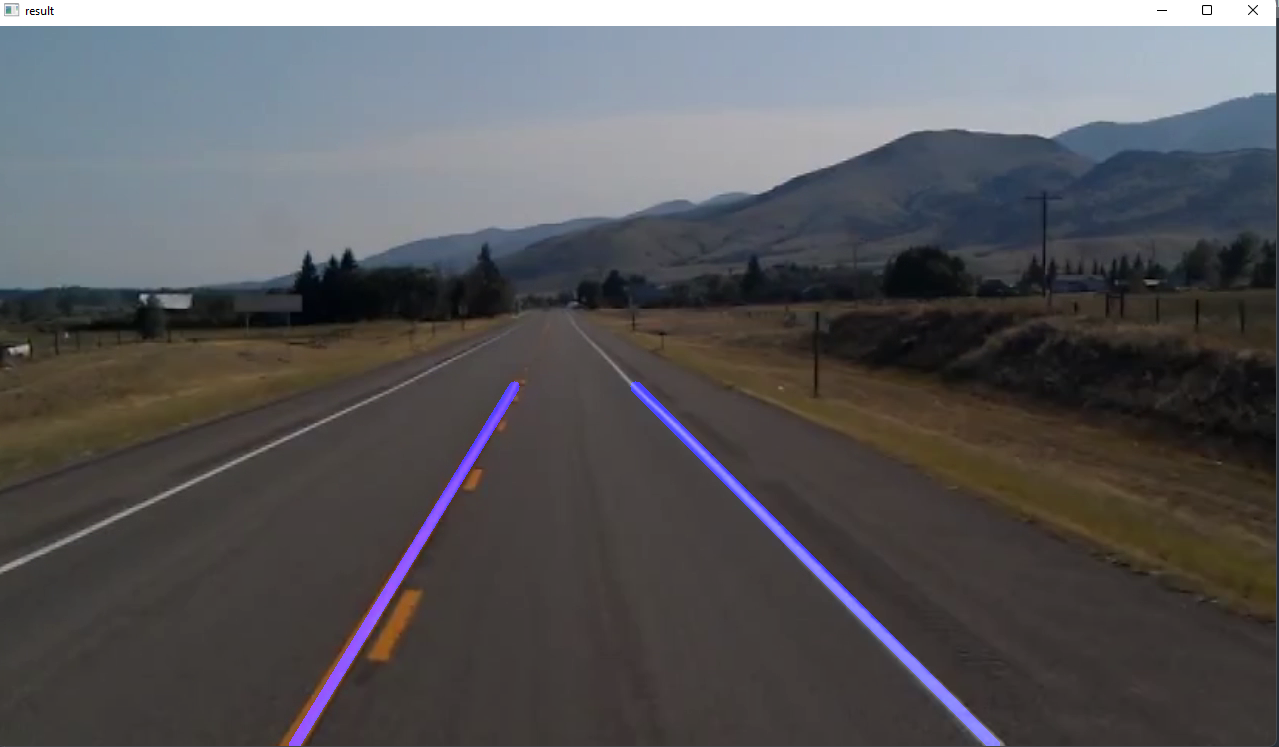
#> input picture example.png, 1279 x 747 px, given in place of test2.mp4, which was not available
$ python self_driving_simulation.py
#> lines starting #> are read from the running program, lines starting #| are printed output that depends on the picture; after the words box and inside, x2 and y2 are one past the last pixel; in counts of white or black regions, pixels touching at a corner belong together; pictures that were not available may be replaced by others from this repository, and a replacement may not be noted
import cv2
import numpy as np

# Canny edge detection
# It's easier to find edges between pixels if
# we're able to convert the enire image into gray.
def canny(img):
    # Turn the images Gray
    # Processing a single channel instead of
    # three (R/G/B) color image, is a lot more faster.
    gray = cv2.cvtColor(img, cv2.COLOR_RGB2GRAY)
    # Smooth and reduce noise (Gaussian Filter)
    # To understand the concept of a Gaussian filter
    # recall that an image is stored as a collection
    # of discrete pixels. Each of the pixels for a
    # grayscale image is represented by a single number
    # that discribes the brightness of the pixel. For the
    # sake of example, how do we smooth in the following
    # image? We modify the value of a pixel with the average
    # value of the pixel intensities around it. Averaging out
    # out the pixels in the image to reduce noise will be
    # done with the kernel (5x5). Each element within the
    # kernel contain gaussian values.
    kernel = 5
    blur = cv2.GaussianBlur(gray,(kernel, kernel),0)
    # Gradient Intensity
    # Identifying edges by seeing a sharp change in color
    # between adjacent pixels in the image. The change in
    # brightness over a series of pixels is the gradient.
    # A strong gradient indicates a steep change wheras a
    # small gradient is a shallow change. We first establish
    # that an image as it's composed
    # 50 lowest thershold
    # 150 highest thereshold
    canny = cv2.Canny(gray, 50, 150)
    return canny

# We need to mask the image to
# a region where we need to detect
def region_of_interest(canny):
    # y-axis
    # Bottom left corner of an image
    height = canny.shape[0]
    # x-axis
    # Bottom left corner of an image
    width = canny.shape[1]
    # Creates an array, size equal to
    # the image, of zero to make every
    # thing black outside the region
    # of interest.
    mask = np.zeros_like(canny)
    # Region of
    # interest boundaries
    triangle = np.array([[
    (200, height),
    (550, 250),
    (1100, height),]], np.int32)
    # Fill the mask with the polygon
    # (triangle) shape
    cv2.fillPoly(mask, triangle, 255)
    # Do a bitwise "AND" logic comparison
    # with white and black pixels beteen the
    # masked image (black background with white
    # triangle covering the lane) against the
    # canny image (original image with edge
    # detection).
    masked_image = cv2.bitwise_and(canny, mask)
    return masked_image

# (1) It's important to design a houghLines transform to
# design the lines for our given traffic lane.
# instead of using the cartesian coordinates (y and m):
# y = mx + b
# (2) We will be using the polar coordinates (row [p] and
# theta): p = xcos(theta) + ysin(theta)
# (3) Arguments:
# (3a) Image, number of pixels per bin, degree,
# radians (np.pi/180 == 1 radians)
# (3b) the minimum number of votes (intersection) in
# hough-space for a bin needs to be 100 for it to be
# accepted as a relevent line in describing our data
# (3c) placeholder array to pass in content
# (3d) length of a line in pixels we will accept into
# the output (minLineLength)
# (3e) maximum distance in pixels between segmented
# lines (maxLineGap) to be connected into one line.
def houghLines(cropped_canny):
    return cv2.HoughLinesP(cropped_canny, 2, np.pi/180, 100,
        np.array([]), minLineLength=40, maxLineGap=5)

# (1) Taking the sum of our color image
# with our line image (black-blue lines)
# (2) Arguments:
# (2a) Lane image
# (2b) Taking the weighted sum between the arrays
# between the two images provided in this function.
# Will give a value of 0.8 that multiple each element
# within the first image provided in the input function.
# It will decrease the pixel intensity.
# (2c) Taking the weighted sum between the arrays
# between the two images provided in this function.
# Will give a value of 1 that multiple each element
# within the second image provided in the input function.
# It will increase the pixel intensity compared to the first
# image. The lines will be more revealing than the frame.
# (2d) Gamma argument where we can choose some values
# that will add to our some. We put a scalue value of 1 which
# won't put sabstantial difference.
def addWeighted(frame, line_image):
    return cv2.addWeighted(frame, 0.8, line_image, 1, 1)

# This will return a black image
# except within the region of,
# interest will have blue lines
# displayed within the traffic lane.
def display_lines(img,lines):
    # Start with a black image
    # with the same dimensions as the
    # original picture of the road
    line_image = np.zeros_like(img)
    if lines is not None:
        # iterate existing
        # line points given
        # from hough lines
        for line in lines:
            for x1, y1, x2, y2 in line:
                # (255,0,0): Blue color
                # Line thickness
                cv2.line(line_image,(x1,y1),(x2,y2),(255,0,0),10)
    return line_image

#
def make_points(image, line):
    slope, intercept = line
    y1 = int(image.shape[0])# bottom of the image
    y2 = int(y1*2.5/5)      # slightly lower than the middle
    x1 = int((y1 - intercept)/slope)
    x2 = int((y2 - intercept)/slope)
    return [[x1, y1, x2, y2]]

# Our current lines are noisy from
# the hough transform so we need to
# average out the lines to smooth it out.
def average_slope_intercept(image, lines):
    # Keeping an array to
    # track all positions.
    left_fit    = []
    right_fit   = []
    if lines is None:
        return None
    for line in lines:
        # These are the points for a line
        for x1, y1, x2, y2 in line:
            # polyfit returns the slope (m) and
            # intercept (b) for y = mx + b
            fit = np.polyfit((x1,x2), (y1,y2), 1)
            slope = fit[0]
            intercept = fit[1]
            # Remember we have two slopes
            # from the traffic lane. If the slope
            # from the two is negative (rise/run),
            # we're currently looking at the left lane.
            # Otherwise we're looking at the right lane.
            if slope < 0: # y is reversed in image
                left_fit.append((slope, intercept))
            else:
                # Positive slope.
                right_fit.append((slope, intercept))
    # Return smooth slopes
    # Using numpy functions to find the
    # average within the left and right slope.
    left_fit_average  = np.average(left_fit, axis=0)
    right_fit_average = np.average(right_fit, axis=0)
    # Place the new smooth slope on the new image.
    left_line  = make_points(image, left_fit_average)
    right_line = make_points(image, right_fit_average)
    # Return an array of the two new
    # lines placed on the image/frame.
    averaged_lines = [left_line, right_line]
    return averaged_lines

# Main program
cap = cv2.VideoCapture("test2.mp4")
while(cap.isOpened()):
    _, frame = cap.read()
#> frame is the input picture: shape (747, 1279, 3); mean B, G, R 90.7, 87.8, 88.4
    canny_image = canny(frame)
#> in canny, `canny = cv2.Canny(gray, 50, 150)`:
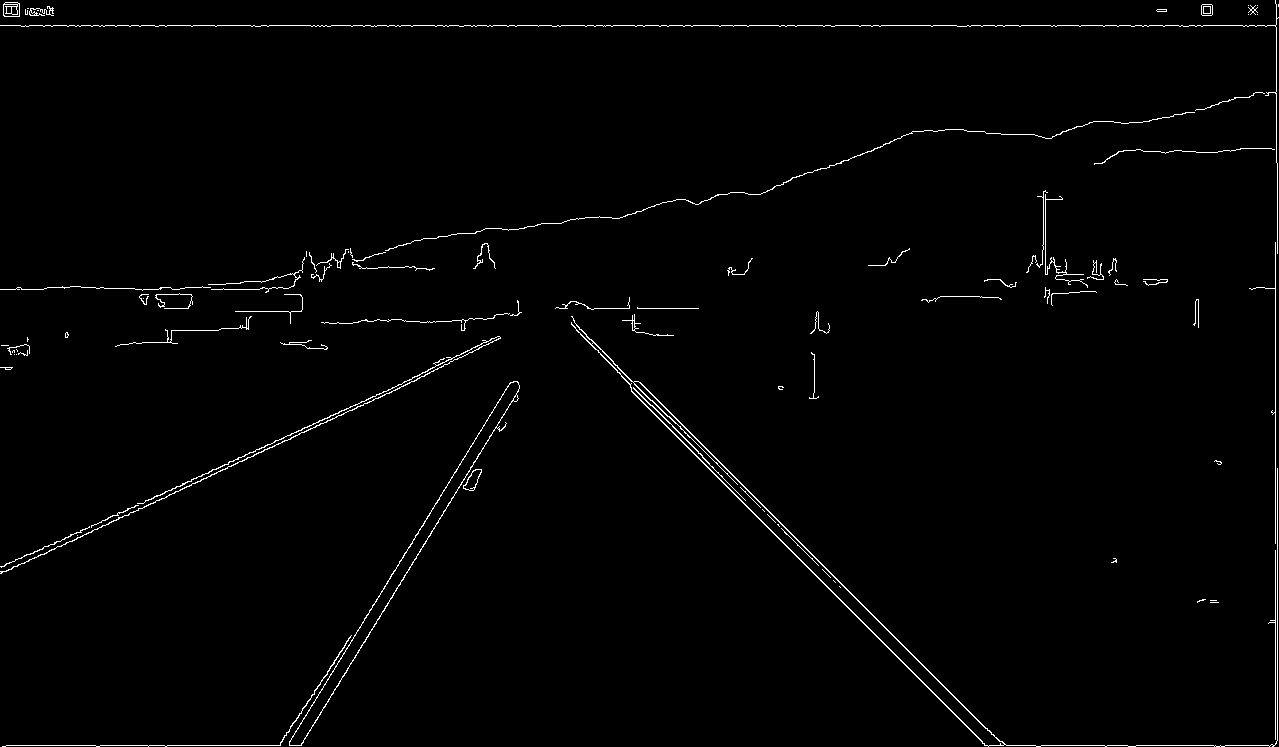
#> canny: shape (747, 1279); 1.3% white in thin lines or dots
    cropped_canny = region_of_interest(canny_image)
#> in region_of_interest, `cv2.fillPoly(mask, triangle, 255)`: mask: shape (747, 1279); 23.4% white; 1 white region, box (x1, y1, x2, y2) and area: (200, 250, 1100, 747) 223926
#> in region_of_interest, `masked_image = cv2.bitwise_and(canny, mask)`:
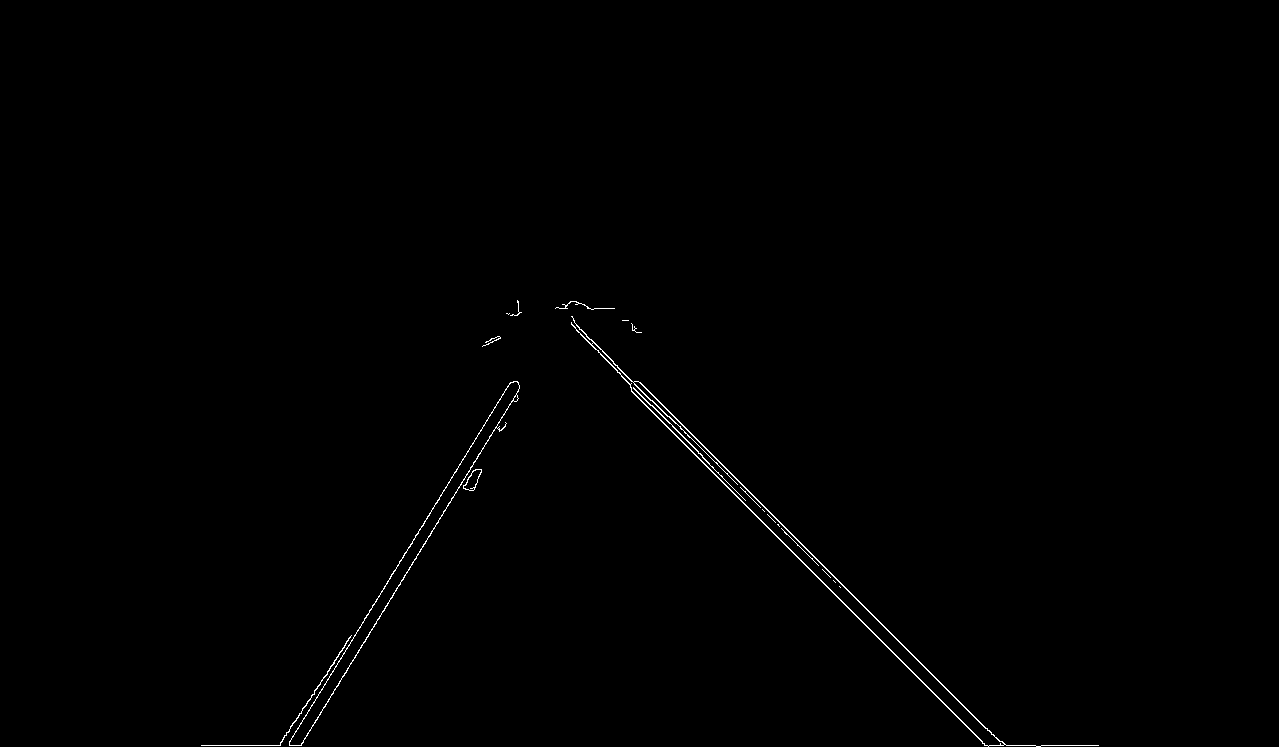
#> masked_image: shape (747, 1279); 0.4% white in thin lines or dots, all inside (x1, y1, x2, y2) = (201, 300, 1099, 747)
    lines = houghLines(cropped_canny)
#> lines = 15 rows, first 6: [631, 390, 986, 745], [638, 381, 991, 734], [331, 694, 445, 510], [652, 405, 702, 455], [576, 325, 667, 416], [413, 539, 511, 382]
    averaged_lines = average_slope_intercept(frame, lines)
#> the loop in average_slope_intercept, `for line in lines:` made 15 passes
#> line on passes 1 to 12: [[631, 390, 986, 745]], [[638, 381, 991, 734]], [[331, 694, 445, 510]], [[652, 405, 702, 455]], [[576, 325, 667, 416]], [[413, 539, 511, 382]], [[201, 745, 280, 745]], [[576, 330, 722, 476]], [[399, 561, 439, 499]], [[299, 713, 334, 663]], [[292, 736, 412, 543]], [[669, 416, 840, 587]]
#> after the loop in average_slope_intercept, `for line in lines:`: left_fit = [(-1.61, 1228.2), (-1.6, 1200.6), (-9.34e-16, 745), (-1.55, 1179.4), (-1.43, 1140.1), (-1.61, 1205.6), (-1.67, 1252), (-1.65, 1241.4), (-1.52, 1168.2)]; right_fit = [(1, -241), (1, -257), (1, -247), (1, -251), (1, -246), (1, -253)]
#> in average_slope_intercept, `left_fit_average  = np.average(left_fit, axis=0)`: left_fit_average = [-1.4, 1151.2]
#> in average_slope_intercept, `right_fit_average = np.average(right_fit, axis=0)`: right_fit_average = [1, -249.2]
#> in make_points, `slope, intercept = line`: slope = -1.4; intercept = 1151.2
#> in make_points, `x1 = int((y1 - intercept)/slope)`: x1 = 287
#> in make_points, `x2 = int((y2 - intercept)/slope)`: x2 = 554
#> in average_slope_intercept, `left_line  = make_points(image, left_fit_average)`: left_line = [[287, 747, 554, 373]]
#> in average_slope_intercept, `right_line = make_points(image, right_fit_average)`: right_line = [[996, 747, 622, 373]]
#> in average_slope_intercept, `averaged_lines = [left_line, right_line]`: averaged_lines = [[[287, 747, 554, 373]], [[996, 747, 622, 373]]]
#> averaged_lines = [[[287, 747, 554, 373]], [[996, 747, 622, 373]]]
    line_image = display_lines(frame, averaged_lines)
#> the loop in display_lines, `for line in lines:` made 2 passes
#> after the loop in display_lines, `for line in lines:`:
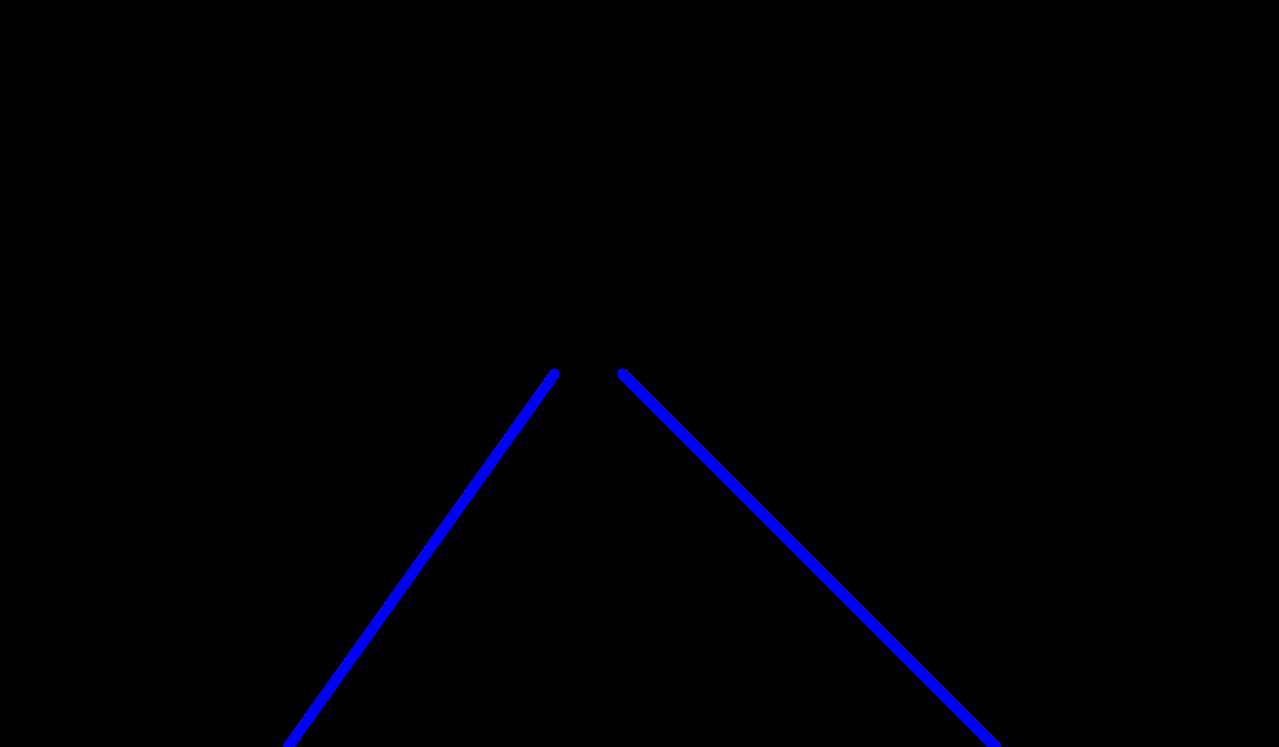
#> line_image: shape (747, 1279, 3); mean of channels 0, 1, 2 3.1, 0, 0; drawn as B, G, R
    combo_image = addWeighted(frame, line_image)
#> in addWeighted, `return cv2.addWeighted(frame, 0.8, line_image, 1, 1)`:
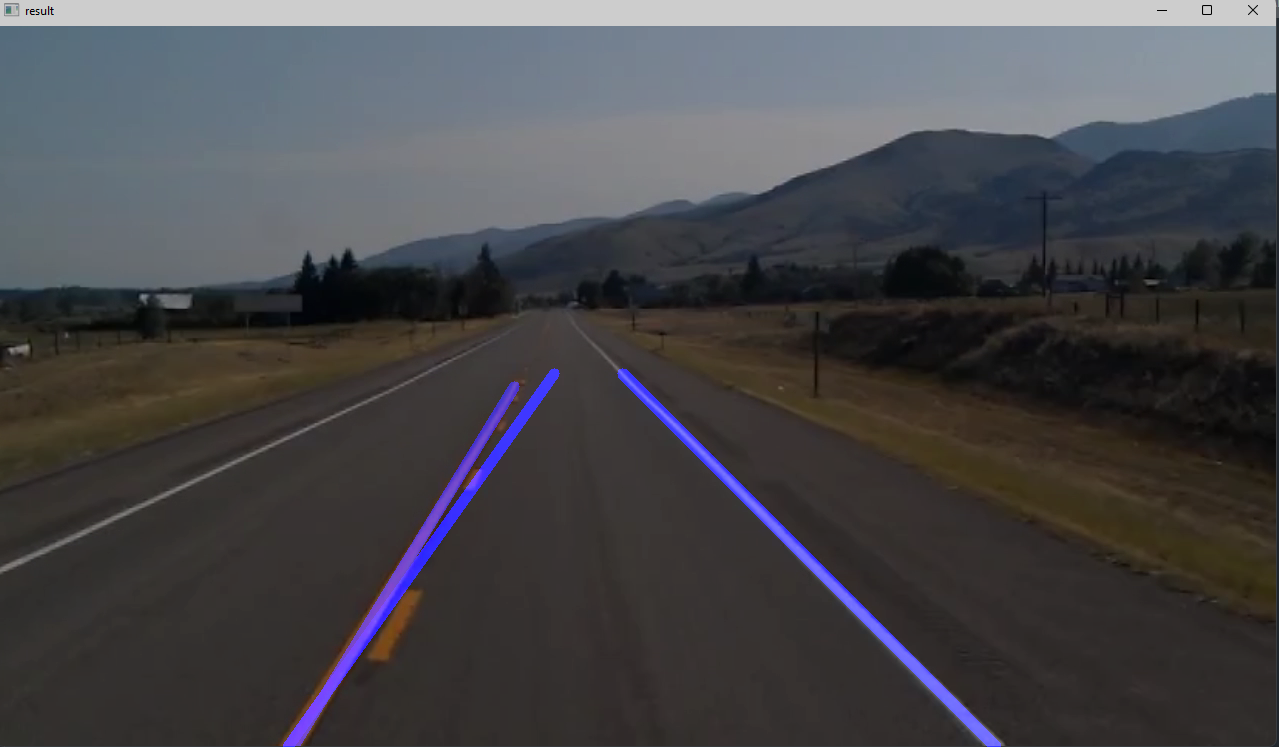
#> returned value: shape (747, 1279, 3); mean of channels 0, 1, 2 74.8, 71.2, 71.7; drawn as B, G, R
    cv2.imshow("result", combo_image)

    if cv2.waitKey(1) & 0xFF == ord('q'):
#> (key q is pressed here)
        break

cap.release()
cv2.destroyAllWindows()
